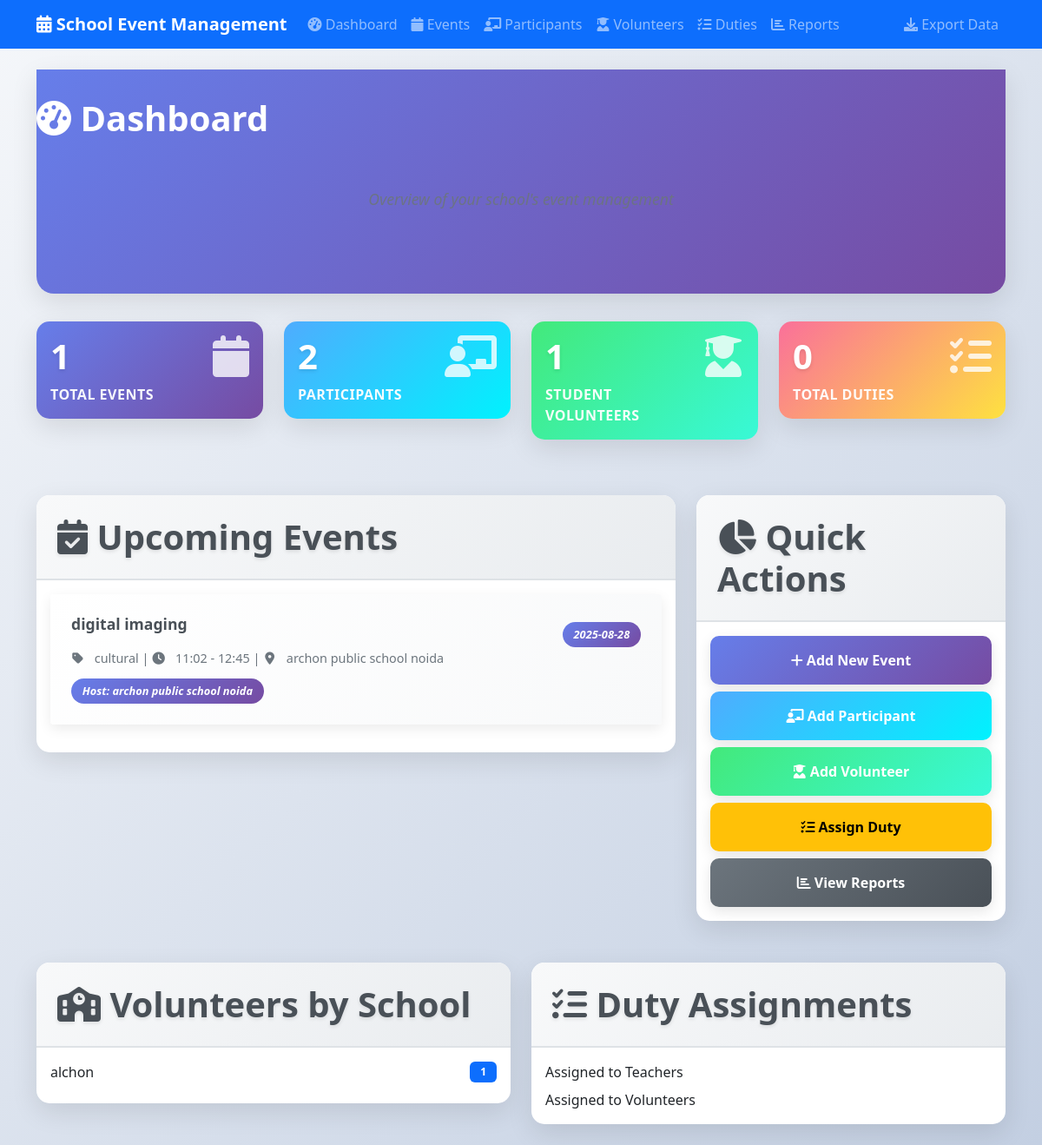
The page / on the database its author committed.
### tables this page shows
CREATE TABLE events (
            id INTEGER PRIMARY KEY AUTOINCREMENT,
            name TEXT NOT NULL,
            type TEXT NOT NULL,
            event_date DATE NOT NULL,
            start_time TIME NOT NULL,
            end_time TIME NOT NULL,
            venue TEXT NOT NULL,
            description TEXT,
            host_school TEXT NOT NULL,
            participating_schools TEXT,
            status TEXT DEFAULT 'upcoming',
            created_at TIMESTAMP DEFAULT CURRENT_TIMESTAMP
        );

CREATE TABLE volunteers (
            id INTEGER PRIMARY KEY AUTOINCREMENT,
            name TEXT NOT NULL,
            school TEXT NOT NULL,
            grade INTEGER,
            contact TEXT,
            emergency_contact TEXT,
            created_at TIMESTAMP DEFAULT CURRENT_TIMESTAMP
        );

### app.py (the view)
@app.route('/')
def dashboard():
    conn = get_db_connection()
    total_events = conn.execute('SELECT COUNT(*) as count FROM events').fetchone()['count']
    total_participants = conn.execute('SELECT COUNT(*) as count FROM participants').fetchone()['count']
    total_teachers = conn.execute('SELECT COUNT(*) as count FROM participants WHERE type = "teacher"').fetchone()['count']
    total_volunteers = conn.execute('SELECT COUNT(*) as count FROM volunteers').fetchone()['count']
    total_duties = conn.execute('SELECT COUNT(*) as count FROM duties').fetchone()['count']
    upcoming_events = conn.execute('''
        SELECT * FROM events
        WHERE event_date >= DATE('now')
        ORDER BY event_date ASC
        LIMIT 5
    ''').fetchall()
    volunteers_by_school = conn.execute('''
        SELECT school, COUNT(*) as count
        FROM volunteers
        GROUP BY school
        ORDER BY count DESC
        LIMIT 5
    ''').fetchall()
    duties_by_person_type = conn.execute('''
        SELECT
            CASE
                WHEN participant_id IS NOT NULL THEN 'Participant'
                ELSE 'Volunteer'
            END as person_type,
            COUNT(*) as count
        FROM duties
        GROUP BY person_type
    ''').fetchall()
    conn.close()
    return render_template('dashboard.html',
                         total_events=total_events,
                         total_participants=total_participants,
                         total_teachers=total_teachers,
                         total_volunteers=total_volunteers,
                         total_duties=total_duties,
                         upcoming_events=upcoming_events,
                         volunteers_by_school=volunteers_by_school,
                         duties_by_person_type=duties_by_person_type)

### app.py (called while the page is built)
def get_db_connection():
    conn = sqlite3.connect('events.db')
    conn.row_factory = sqlite3.Row
    return conn

### templates/dashboard.html (shortened to what this page needs)
{% extends "base.html" %}
{% block content %}
<div class="main-header fade-in">
    <div class="row">
        <div class="col-12">
            <h1><i class="fas fa-tachometer-alt"></i> Dashboard</h1>
            <p class="text-muted">Overview of your school's event management</p>
        </div>
    </div>
</div>
<div class="row mb-4">
    <div class="col-md-3 mb-3">
        <div class="card text-white bg-primary fade-in" style="animation-delay: 0.1s">
            <div class="card-body">
                <div class="d-flex justify-content-between">
                    <div>
                        <h4 class="card-title">{{ total_events }}</h4>
                        <p class="card-text">Total Events</p>
                    </div>
                    <div>
                        <i class="fas fa-calendar fa-2x"></i>
                    </div>
                </div>
            </div>
        </div>
    </div>
    <div class="col-md-3 mb-3">
        <div class="card text-white bg-success fade-in" style="animation-delay: 0.2s">
            <div class="card-body">
                <div class="d-flex justify-content-between">
                    <div>
                        <h4 class="card-title">{{ total_participants }}</h4>
                        <p class="card-text">Participants</p>
                    </div>
                    <div>
                        <i class="fas fa-chalkboard-teacher fa-2x"></i>
                    </div>
                </div>
            </div>
        </div>
    </div>
    <div class="col-md-3 mb-3">
        <div class="card text-white bg-info fade-in" style="animation-delay: 0.3s">
            <div class="card-body">
                <div class="d-flex justify-content-between">
                    <div>
                        <h4 class="card-title">{{ total_volunteers }}</h4>
                        <p class="card-text">Student Volunteers</p>
                    </div>
                    <div>
                        <i class="fas fa-user-graduate fa-2x"></i>
                    </div>
                </div>
            </div>
        </div>
    </div>
    <div class="col-md-3 mb-3">
        <div class="card text-white bg-warning fade-in" style="animation-delay: 0.4s">
            <div class="card-body">
                <div class="d-flex justify-content-between">
                    <div>
                        <h4 class="card-title">{{ total_duties }}</h4>
                        <p class="card-text">Total Duties</p>
                    </div>
                    <div>
                        <i class="fas fa-tasks fa-2x"></i>
                    </div>
                </div>
            </div>
        </div>
    </div>
</div>
<div class="row">
    <div class="col-md-8">
        <div class="card content-card fade-in" style="animation-delay: 0.5s">
            <div class="card-header">
                <h5 class="card-title mb-0">
                    <i class="fas fa-calendar-check"></i> Upcoming Events
                </h5>
            </div>
            <div class="card-body">
                {% if upcoming_events %}
                    <div class="list-group">
                        {% for event in upcoming_events %}
                            <div class="list-group-item">
                                <div class="d-flex w-100 justify-content-between">
                                    <h6 class="mb-1">{{ event.name }}</h6>
                                    <small class="text-muted">{{ event.event_date }}</small>
                                </div>
                                <p class="mb-1">
                                    <small>
                                        <i class="fas fa-tag"></i> {{ event.type }} |
                                        <i class="fas fa-clock"></i> {{ event.start_time }} - {{ event.end_time }} |
                                        <i class="fas fa-map-marker-alt"></i> {{ event.venue }}
                                    </small>
                                </p>
                                <small class="text-muted">
                                    Host: {{ event.host_school }}
                                </small>
                            </div>
                        {% endfor %}
                    </div>
                {% else %}
                    <p class="text-muted">No upcoming events found.</p>
                {% endif %}
            </div>
        </div>
    </div>
    <div class="col-md-4">
        <div class="card content-card fade-in" style="animation-delay: 0.6s">
            <div class="card-header">
                <h5 class="card-title mb-0">
                    <i class="fas fa-chart-pie"></i> Quick Actions
                </h5>
            </div>
            <div class="card-body">
                <div class="d-grid gap-2">
                    <a href="{{ url_for('add_event') }}" class="btn btn-primary">
                        <i class="fas fa-plus"></i> Add New Event
                    </a>
                    <a href="{{ url_for('add_participant') }}" class="btn btn-success">
                        <i class="fas fa-chalkboard-teacher"></i> Add Participant
                    </a>
                    <a href="{{ url_for('add_volunteer') }}" class="btn btn-info">
                        <i class="fas fa-user-graduate"></i> Add Volunteer
                    </a>
                    <a href="{{ url_for('add_duty') }}" class="btn btn-warning">
                        <i class="fas fa-tasks"></i> Assign Duty
                    </a>
                    <a href="{{ url_for('reports') }}" class="btn btn-secondary">
                        <i class="fas fa-chart-bar"></i> View Reports
                    </a>
                </div>
            </div>
        </div>
    </div>
</div>
{% if volunteers_by_school %}
<div class="row mt-4">
    <div class="col-md-6">
        <div class="card content-card fade-in" style="animation-delay: 0.7s">
            <div class="card-header">
                <h5 class="card-title mb-0">
                    <i class="fas fa-school"></i> Volunteers by School
                </h5>
            </div>
            <div class="card-body">
                {% for school_data in volunteers_by_school %}
                    <div class="d-flex justify-content-between mb-2">
                        <span>{{ school_data.school }}</span>
                        <span class="badge bg-primary">{{ school_data.count }}</span>
                    </div>
                {% endfor %}
            </div>
        </div>
    </div>
    <div class="col-md-6">
        <div class="card content-card fade-in" style="animation-delay: 0.8s">
            <div class="card-header">
                <h5 class="card-title mb-0">
                    <i class="fas fa-tasks"></i> Duty Assignments
                </h5>
            </div>
            <div class="card-body">
                <div class="d-flex justify-content-between mb-2">
                    <span>Assigned to Teachers</span>
                </div>
                <div class="d-flex justify-content-between">
                    <span>Assigned to Volunteers</span>
                </div>
            </div>
        </div>
    </div>
</div>
{% endif %}
{% endblock %}

### static/css/style.css (style rules this page uses)
:root { --primary-color: #0066cc; --secondary-color: #28a745; --danger-color: #dc3545; --warning-color: #ffc107; --info-color: #17a2b8; --light-color: #f8f9fa; --dark-color: #343a40; }
body { font-family: 'Segoe UI', Tahoma, Geneva, Verdana, sans-serif; background-color: #f5f5f5; }
.card { box-shadow: 0 2px 4px rgba(0,0,0,0.1); border: none; margin-bottom: 1.5rem; }
.card-header { background: linear-gradient(135deg, var(--primary-color), #0052a3); color: white; border-bottom: none; font-weight: 600; }
.btn { font-weight: 500; border-radius: 0.375rem; transition: all 0.3s ease; }
.btn-primary { background-color: var(--primary-color); border-color: var(--primary-color); }
.badge { font-size: 0.75rem; padding: 0.375rem 0.75rem; border-radius: 0.375rem; }

### rows shown on the page
events: name "digital imaging", event_date "2025-08-28", type "cultural", start_time "11:02", end_time "12:45", venue "archon public school noida", host_school "archon public school noida"
volunteers: school "alchon", count "1"

### other values the page prints
{{ total_events }} "1"
{{ total_participants }} "2"
{{ total_volunteers }} "1"
{{ total_duties }} "0"
